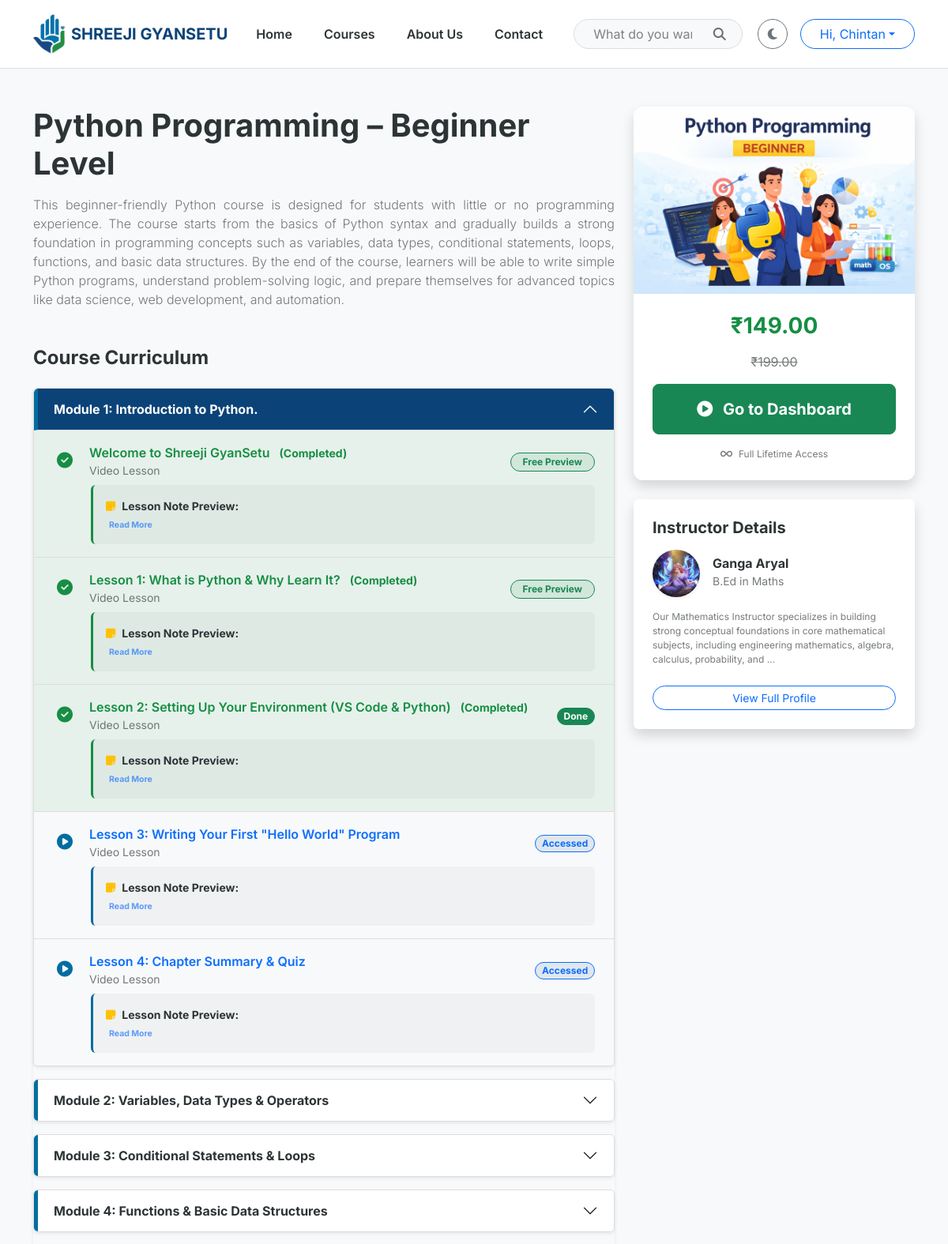
The page /course/python-programming-beginner-level/ (signed in, upper part) on the database as committed earlier.
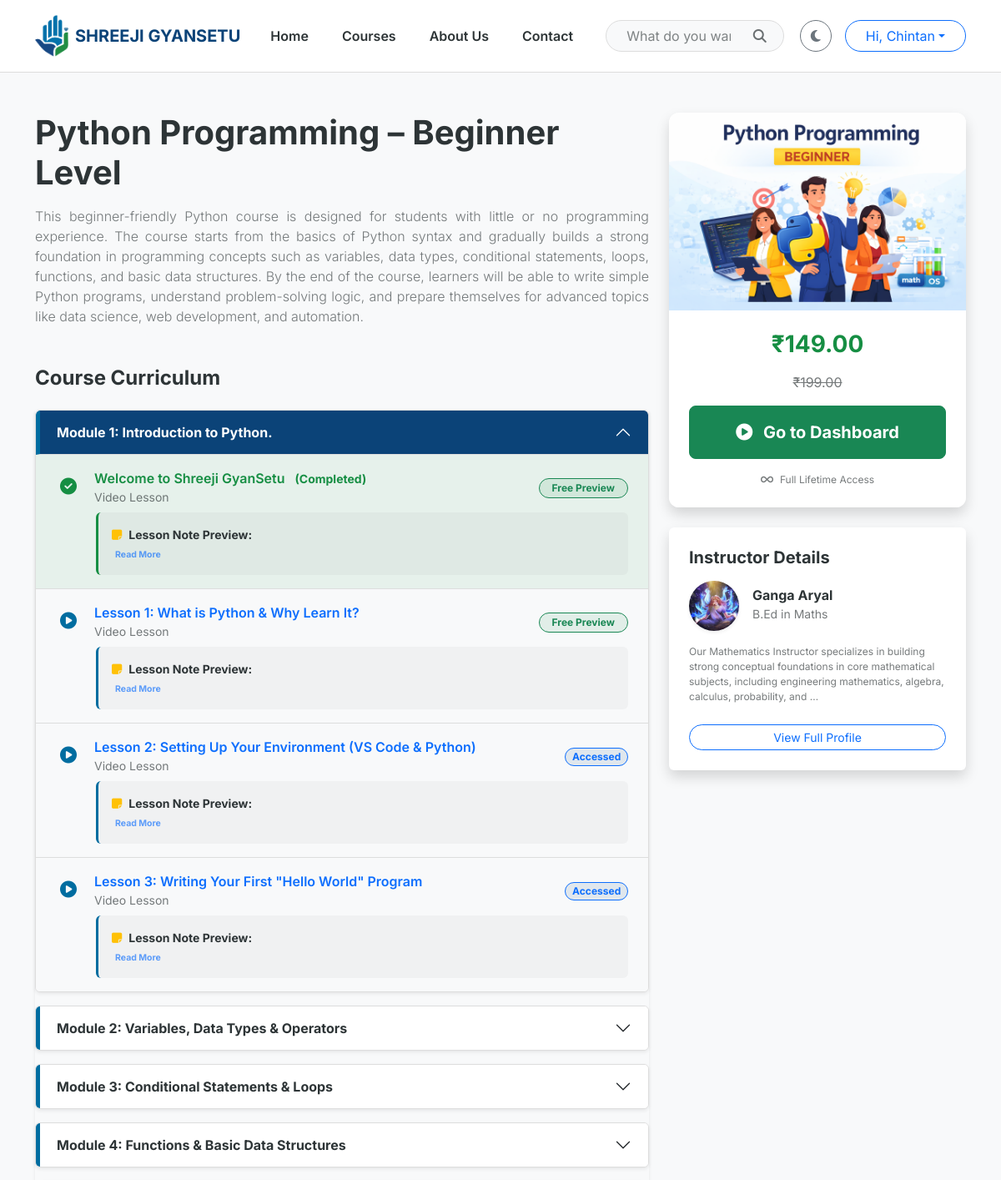
The same page on the database as committed later.
### courses/models.py (models this page shows, shortened)
class Module(models.Model):
    master_category = models.ForeignKey(MasterCategory, on_delete=models.SET_NULL, related_name='category_modules', null=True, blank=True)
    course = ChainedForeignKey(
        Course,
        chained_field="master_category",
        chained_model_field="master_category",
        show_all=False,
        auto_choose=True,
        sort=True,
        related_name='modules'
    )
    title = models.CharField(max_length=200)
    order = models.PositiveIntegerField(default=0)
    class Meta:
        verbose_name = "Module"
        verbose_name_plural = "3. Modules"
        ordering = ['order']

class Lesson(models.Model):
    LESSON_TYPES = [('Video', 'Video'), ('PDF', 'Notes'), ('Quiz', 'Quiz')]
    course = models.ForeignKey(Course, on_delete=models.CASCADE, related_name='course_lessons')
    module = ChainedForeignKey(
        Module,
        chained_field="course",
        chained_model_field="course",
        show_all=False,
        auto_choose=True,
        sort=True,
        related_name='lessons'
    )
    title = models.CharField(max_length=200)
    lesson_type = models.CharField(max_length=10, choices=LESSON_TYPES, default='Video')
    lecturer_name = models.CharField(max_length=100, blank=True, null=True, default="Admin")
    description = models.TextField(blank=True, null=True, help_text="Detailed information about this video content")
    thumbnail = models.ImageField(upload_to='lesson_thumbnails/', blank=True, null=True, help_text="Upload a specific thumbnail for this lesson video")
    video_url = models.URLField(blank=True, null=True, help_text="YouTube or Vimeo Link")
    content_file = models.FileField(upload_to='lessons/', blank=True, null=True)
    notes_file = models.FileField(upload_to='lesson_notes/', blank=True, null=True, help_text="Upload PDF Notes for this lesson")
    is_preview = models.BooleanField(default=False, help_text="Check if this is a free demo lesson")
    order = models.PositiveIntegerField(default=0)
    resources = models.TextField(
        blank=True,
        null=True,
        help_text="Add links or descriptions of resources here (e.g. GitHub link, useful websites)"
    )
    class Meta:
        verbose_name_plural = "4. Lessons"
        ordering = ['order']

### courses/views.py (the view)
# urls.py: path('course/<slug:slug>/', course_detail, name='course_detail'),
def course_detail(request, slug):
    course = get_object_or_404(Course, slug=slug)
    client = razorpay.Client(auth=(settings.RAZORPAY_KEY_ID, settings.RAZORPAY_KEY_SECRET))
    amount = int(course.discount_price * 100) if course.discount_price else int(course.price * 100)
    modules = course.modules.all().prefetch_related('lessons')
    last_watched_lesson = None
    completed_lesson_ids = []
    if request.user.is_authenticated:
        completed_lesson_ids = UserLessonProgress.objects.filter(
            user=request.user,
            lesson__course=course,
            is_completed=True
        ).values_list('lesson_id', flat=True)
        last_progress = UserLessonProgress.objects.filter(
            user=request.user,
            lesson__course=course
        ).order_by('-id').first() # Using '-id' since it's most recent; or '-updated_at' if you added it
        if last_progress:
            last_watched_lesson = last_progress.lesson
    for module in modules:
        lessons = module.lessons.all()
        if lessons.exists():
            module.is_fully_completed = all(lesson.id in completed_lesson_ids for lesson in lessons)
        else:
            module.is_fully_completed = False
    order_data = {
        'amount': amount,
        'currency': 'INR',
        'payment_capture': '1' # Auto-capture payment
    }
    razorpay_order = client.order.create(data=order_data)
    context = {
        'course': course,
        'razorpay_order_id': razorpay_order['id'],
        'razorpay_merchant_key': settings.RAZORPAY_KEY_ID,
        'amount': amount,
        'modules': modules,
        'completed_lesson_ids': completed_lesson_ids,
        'last_watched_lesson': last_watched_lesson,
    }
    return render(request, 'courses/course_detail.html', context)

### courses/context_processors.py (called while the page is built)
def extras(request):
    return {
        'all_categories': MasterCategory.objects.all().order_by('order')[:4]
    }

def unread_notifications(request):
    if request.user.is_authenticated:
        count = Notification.objects.filter(user=request.user, is_read=False).count()
        return {'unread_count': count}
    return {'unread_count': 0}

### templates/courses/course_detail.html (shortened to what the changed rows need)
{% extends 'base.html' %}
{% load static %}
{% block content %}
  <div class="container my-5">
    <div class="row">
      <div class="col-lg-8">
        <h1 class="fw-bold mb-3 fs-1" style="color: var(--text-dark);">{{ course.title }}</h1>
        <div class="accordion shadow-sm" id="curriculumAccordion">
          {% for module in modules %}
            <div class="accordion-item border-0 mb-3 rounded shadow-sm {% if module.is_fully_completed %}module-completed{% endif %}" style="background: var(--card-bg); overflow: hidden;">
              <h2 class="accordion-header" id="heading{{ module.id }}">
                <button class="accordion-button {% if not forloop.first %}collapsed{% endif %} fw-bold"
                  type="button"
                  data-bs-toggle="collapse"
                  data-bs-target="#collapse{{ module.id }}"
                  style="background: var(--card-bg); color: var(--text-dark); border-left: 5px solid {% if module.is_fully_completed %}
                    var(--primary-green)
                  {% else %}
                    var(--primary-cyan)
                  {% endif %};">
                  {{ module.title }}
                </button>
              </h2>
              <div id="collapse{{ module.id }}" class="accordion-collapse collapse {% if forloop.first %}show{% endif %}" data-bs-parent="#curriculumAccordion">
                <div class="accordion-body p-0" style="background: var(--bg-light);">
                  <ul class="list-group list-group-flush mb-0">
                    {% for lesson in module.lessons.all %}
                      <li class="list-group-item d-flex flex-column py-3 px-4 lesson-item {% if lesson.id in completed_lesson_ids %}lesson-completed{% endif %}" style="border-color: var(--border-color); {% if lesson.id not in completed_lesson_ids %}background: transparent;{% endif %}">
                        <div class="d-flex justify-content-between align-items-center w-100">
                          <div class="d-flex align-items-center">
                            <div class="me-3 text-center" style="width: 30px;">
                              {% if lesson.id in completed_lesson_ids %}
                                <i class="fas fa-check-circle fs-5 text-success-adaptive"></i>
                              {% elif lesson.lesson_type == 'Video' %}
                                <i class="fas fa-play-circle fs-5" style="color: var(--primary-cyan);"></i>
                              {% else %}
                                <i class="fas fa-file-alt fs-5" style="color: #ff9f43;"></i>
                              {% endif %}
                            </div>
                            <div>
                              {% if lesson.is_preview or user in course.students.all %}
                                <a href="{% url 'lesson_detail' course.slug lesson.id %}"
                                  class="text-decoration-none fw-semibold {% if lesson.id in completed_lesson_ids %}
                                    text-success-adaptive
                                  {% else %}
                                    text-primary-blue
                                  {% endif %}">
                                  {{ lesson.title }}
                                  {% if lesson.id in completed_lesson_ids %}
                                    <small class="ms-2 fw-bold">(Completed)</small>
                                  {% endif %}
                                </a>
                                <small class="d-block text-muted fw-normal">
                                  {% if lesson.lesson_type == 'Video' %}
                                    Video Lesson
                                  {% else %}
                                    PDF Notes
                                  {% endif %}
                                </small>
                              {% else %}
                                <span class="text-muted fw-semibold">{{ lesson.title }} <i class="fas fa-lock ms-1 small"></i></span>
                                <small class="d-block text-muted fw-normal">Enroll to access</small>
                              {% endif %}
                            </div>
                          </div>
                          <div>
                            {% if lesson.is_preview %}
                              <span class="badge rounded-pill bg-success-soft text-success border border-success">Free Preview</span>
                            {% elif user in course.students.all %}
                              {% if lesson.id in completed_lesson_ids %}
                                <span class="badge rounded-pill bg-success text-white border border-success">Done</span>
                              {% else %}
                                <span class="badge rounded-pill bg-primary-soft text-primary border border-primary">Accessed</span>
                              {% endif %}
                            {% endif %}
                          </div>
                        </div>
                        {% if lesson.notes and lesson.is_preview or user in course.students.all %}
                          <div class="mt-2 ms-5 p-3 rounded"
                            style="background: rgba(0,0,0,0.03); border-left: 3px solid {% if lesson.id in completed_lesson_ids %}
                              var(--primary-green)
                            {% else %}
                              var(--primary-cyan)
                            {% endif %};">
                            <div class="small text-dark fw-bold mb-1" style="color: var(--text-dark) !important;">
                              <i class="fas fa-sticky-note me-2 text-warning"></i>Lesson Note Preview:
                            </div>
                            <div class="small text-muted" style="line-height: 1.5;">
                              <a href="{% url 'lesson_detail' course.slug lesson.id %}" class="text-decoration-none small fw-bold ms-1">Read More</a>
                            </div>
                          </div>
                        {% endif %}
                      </li>
                    {% endfor %}
                  </ul>
                </div>
              </div>
            </div>
          {% endfor %}
        </div>
      </div>
    </div>
  </div>
{% endblock %}

Rows that differ between the two databases and show on the page:
removed Lesson: lesson_type "Video" (drawn), title "Lesson 4: Chapter Summary & Quiz", is_preview "Accessed", shown under Module "Module 1: Introduction to Python."
shown differently, row unchanged: Lesson "Lesson 1: What is Python & Why Learn It?": no longer shows "(Completed)"
computed for Lesson "Lesson 2: Setting Up Your Environment (VS Code & Python)": text "(Completed) Done" → "Accessed"
